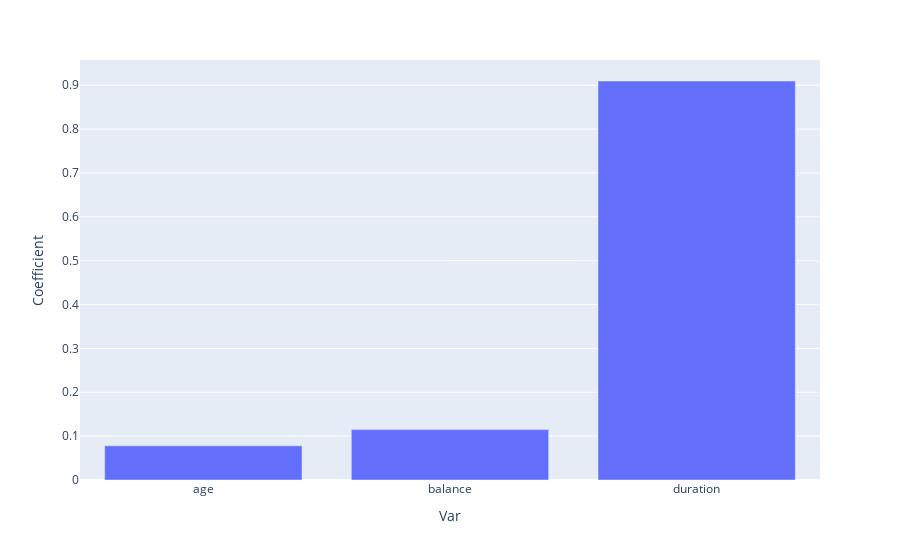

Notebook code cell kept with this figure:
### Code cell
# figure 6:
coefs = fit_logistic_regression(df)
fig = px.bar(coefs, x='Var', y='Coefficient')
fig.show()

### Figure 1 — Plotly figure (JSON) as saved in the notebook; plotly's stock layout.template omitted (floating-point values rounded to 4 significant figures)
{"data": [{"alignmentgroup": "True", "hovertemplate": "Var=%{x}<br>Coefficient=%{y}<extra></extra>", "legendgroup": "", "marker": {"color": "#636efa", "pattern": {"shape": ""}}, "name": "", "offsetgroup": "", "orientation": "v", "showlegend": false, "textposition": "auto", "type": "bar", "x": ["age", "balance", "duration"], "xaxis": "x", "y": [0.07788, 0.1149, 0.9096], "yaxis": "y"}], "layout": {"barmode": "relative", "legend": {"tracegroupgap": 0}, "margin": {"t": 60}, "xaxis": {"anchor": "y", "domain": [0, 1], "title": {"text": "Var"}}, "yaxis": {"anchor": "x", "domain": [0, 1], "title": {"text": "Coefficient"}}}}
